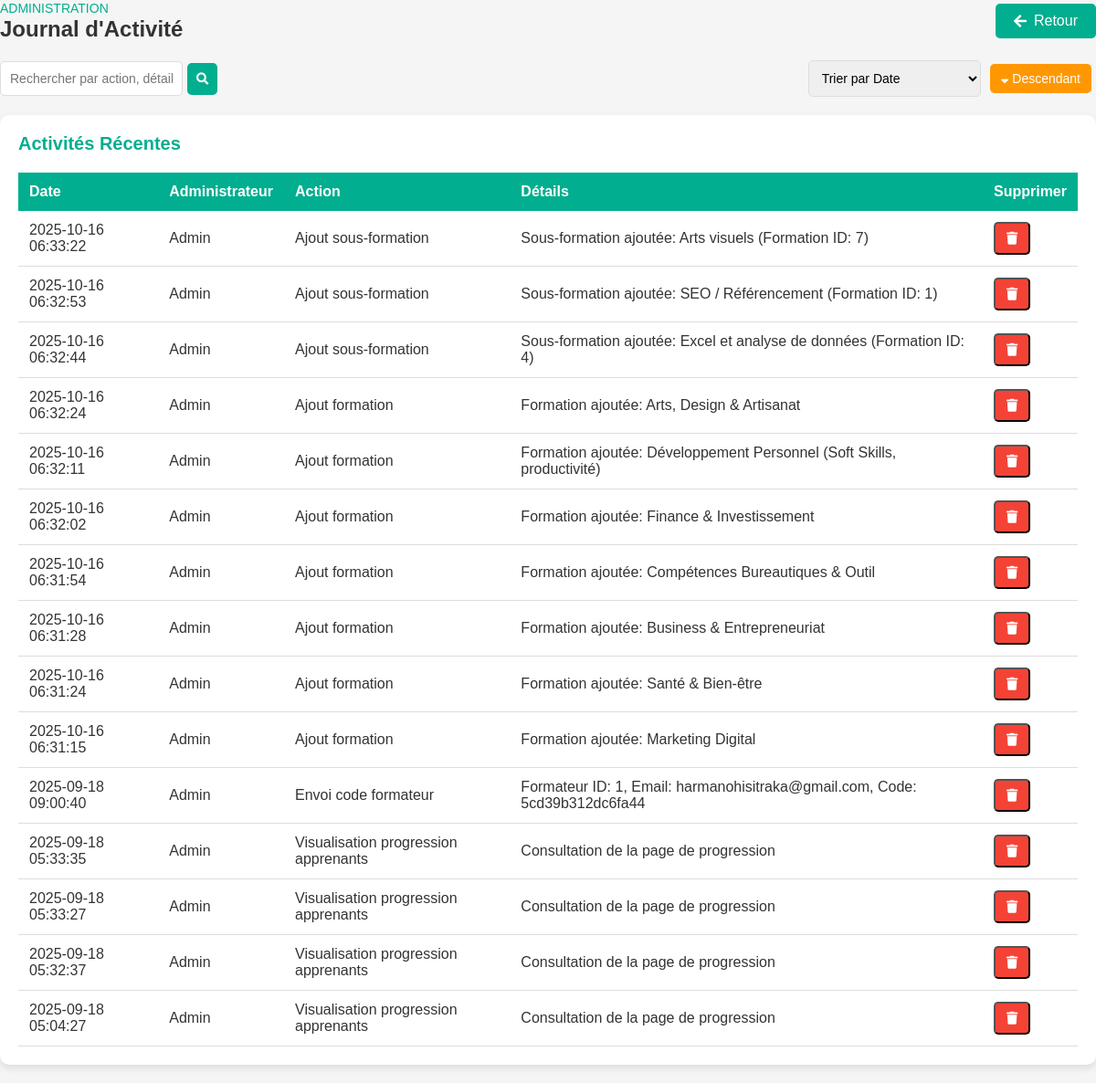
The page /Espace/admin/gestion_utilisateurs/journal_activite.php?order=desc&sort=created_at on the database its author committed.
### tables this page shows
CREATE TABLE `journal_activite` (
  `id` int NOT NULL AUTO_INCREMENT,
  `admin_id` int NOT NULL,
  `action` varchar(255) NOT NULL,
  `details` text,
  `created_at` timestamp NULL DEFAULT CURRENT_TIMESTAMP,
  PRIMARY KEY (`id`),
  KEY `admin_id` (`admin_id`),
  CONSTRAINT `journal_activite_ibfk_1` FOREIGN KEY (`admin_id`) REFERENCES `utilisateurs` (`id`) ON DELETE CASCADE
);

CREATE TABLE `utilisateurs` (
  `id` int NOT NULL AUTO_INCREMENT,
  `nom` varchar(255) NOT NULL,
  `email` varchar(255) NOT NULL,
  `mot_de_passe` varchar(255) NOT NULL,
  `telephone` varchar(20) DEFAULT NULL,
  `photo` varchar(255) DEFAULT NULL,
  `pays` varchar(100) DEFAULT NULL,
  `langue` varchar(100) DEFAULT NULL,
  `autre_langue` varchar(100) DEFAULT NULL,
  `objectifs` text,
  `type_cours` varchar(100) DEFAULT NULL,
  `niveau_formation` varchar(100) DEFAULT NULL,
  `niveau_etude` varchar(100) DEFAULT NULL,
  `acces_internet` varchar(50) DEFAULT NULL,
  `appareil` varchar(100) DEFAULT NULL,
  `accessibilite` text,
  `rgpd` tinyint(1) DEFAULT '0',
  `charte` tinyint(1) DEFAULT '0',
  `role` enum('apprenant','admin','moderator') DEFAULT 'apprenant',
  `actif` tinyint(1) DEFAULT '1',
  `created_at` timestamp NULL DEFAULT CURRENT_TIMESTAMP,
  PRIMARY KEY (`id`),
  UNIQUE KEY `email` (`email`)
);

### Espace/admin/gestion_utilisateurs/journal_activite.php (the view, shortened to what this page needs)
<?php
require_once '../../config/db.php';
$search = isset($_GET['search']) ? $_GET['search'] : '';
$sort = isset($_GET['sort']) ? $_GET['sort'] : 'created_at';
$order = isset($_GET['order']) && $_GET['order'] == 'desc' ? 'DESC' : 'ASC';
$where = $search ? "WHERE j.action LIKE ? OR j.details LIKE ? OR u.nom LIKE ? OR j.created_at LIKE ?" : "";
$sql = "SELECT j.*, u.nom FROM journal_activite j JOIN utilisateurs u ON j.admin_id = u.id $where ORDER BY " . ($sort == 'nom' ? 'u.nom' : 'j.' . $sort) . " $order";
$stmt = $pdo->prepare($sql);
if ($search) {
    $searchTerm = "%$search%";
    $stmt->execute([$searchTerm, $searchTerm, $searchTerm, $searchTerm]);
} else {
    $stmt->execute();
}
$activites = $stmt->fetchAll();
?>
<!DOCTYPE html>
<html lang="fr">
<head>
    <link rel="stylesheet" href="styles.css">
    <link rel="stylesheet" href="https://cdnjs.cloudflare.com/ajax/libs/font-awesome/5.15.4/css/all.min.css">
</head>
<body>
    <div class="main--content">
        <div class="header--wrapper">
            <div class="header--title">
                <span>Administration</span>
                <h2>Journal d'Activité</h2>
            </div>
            <a href="gestion_utilisateur.php" class="btn-back"><i class="fas fa-arrow-left"></i> Retour</a>
        </div>
        <div class="filter--container">
            <form method="GET" class="search--form">
                <input type="text" name="search" placeholder="Rechercher par action, détails, administrateur ou date (ex: 2025-05-27)" value="<?= htmlspecialchars($search) ?>">
                <button type="submit"><i class="fas fa-search"></i></button>
            </form>
            <div class="sort--export">
                <select onchange="window.location.href='?sort='+this.value+'&order=<?= $order ?>'">
                    <option value="created_at" <?= $sort == 'created_at' ? 'selected' : '' ?>>Trier par Date</option>
                </select>
                <a href="?order=<?= $order == 'ASC' ? 'desc' : 'asc' ?>&sort=<?= $sort ?>" class="btn-action btn-toggle">
                    <i class="fas fa-sort-<?= $order == 'ASC' ? 'up' : 'down' ?>"></i> <?= $order == 'ASC' ? 'Ascendant' : 'Descendant' ?>
                </a>
            </div>
        </div>
        <div class="card--container">
            <div class="card--wrapper">
                <h3>Activités Récentes</h3>
                <div class="table--wrapper">
                    <table class="table">
                        <thead>
                            <tr>
                                <th>Date</th>
                                <th>Administrateur</th>
                                <th>Action</th>
                                <th>Détails</th>
                                <th>Supprimer</th>
                            </tr>
                        </thead>
                        <tbody>
                            <?php foreach ($activites as $act): ?>
                                <tr class="table--row">
                                    <td><?= htmlspecialchars($act['created_at']) ?></td>
                                    <td><?= htmlspecialchars($act['nom']) ?></td>
                                    <td><?= htmlspecialchars($act['action']) ?></td>
                                    <td><?= htmlspecialchars($act['details']) ?></td>
                                    <td>
                                        <form method="POST" style="display:inline;">
                                            <button type="submit" class="btn-action btn-delete" onclick="return confirm('Supprimer cette entrée du journal ?')">
                                                <i class="fas fa-trash"></i>
                                            </button>
                                        </form>
                                    </td>
                                </tr>
                            <?php endforeach; ?>
                        </tbody>
                    </table>
                </div>
            </div>
        </div>
    </div>
</body>
</html>

### Espace/admin/gestion_utilisateurs/styles.css (style rules this page uses)
* { margin: 0; padding: 0; box-sizing: border-box; font-family: 'Poppins', sans-serif; }
body { background: #f5f5f5; color: #333; }
.header--wrapper { display: flex; justify-content: space-between; align-items: center; margin-bottom: 20px; }
.header--title span { color: #01ae8f; font-size: 14px; text-transform: uppercase; }
.header--title h2 { font-size: 24px; color: #333; }
.btn-back { display: inline-flex; align-items: center; padding: 10px 20px; background: #01ae8f; color: #fff; text-decoration: none; border-radius: 5px; transition: background 0.3s; }
.btn-back i { margin-right: 8px; }
.card--container { max-width: 1200px; margin: 0 auto; }
.card--wrapper { background: #fff; padding: 20px; border-radius: 10px; box-shadow: 0 4px 8px rgba(0, 0, 0, 0.1); margin-bottom: 20px; }
.card--wrapper h3 { color: #01ae8f; margin-bottom: 20px; font-size: 20px; }
.table--wrapper { overflow-x: auto; }
.table { width: 100%; border-collapse: collapse; background: #fff; }
.table thead { background: #01ae8f; color: #fff; }
.table th { padding: 12px; text-align: left; font-weight: 600; }
.table td { padding: 12px; border-bottom: 1px solid #ddd; }
.btn-action { padding: 8px 12px; text-decoration: none; border-radius: 5px; font-size: 14px; margin-right: 5px; transition: background 0.3s; display: inline-block; color: #fff; }
.btn-delete { background: #f44336; }
.btn-toggle { background: #ff9800; }
.filter--container { display: flex; justify-content: space-between; align-items: center; margin-bottom: 20px; }
.search--form { display: flex; align-items: center; }
.search--form input { padding: 10px; border: 1px solid #ddd; border-radius: 5px; font-size: 14px; width: 200px; }
.search--form button { padding: 10px; background: #01ae8f; color: #fff; border: none; border-radius: 5px; margin-left: 5px; cursor: pointer; }
.sort--export { display: flex; align-items: center; gap: 10px; }
.sort--export select { padding: 10px; border: 1px solid #ddd; border-radius: 5px; font-size: 14px; }

### rows shown on the page
journal_activite: created_at "2025-10-16 06:33:22", admin.nom "Admin", action "Ajout sous-formation", details "Sous-formation ajoutée: Arts visuels (Formation ID: 7)"
journal_activite: created_at "2025-10-16 06:32:53", admin.nom "Admin", action "Ajout sous-formation", details "Sous-formation ajoutée: SEO / Référencement (Formation ID: 1)"
journal_activite: created_at "2025-10-16 06:32:44", admin.nom "Admin", action "Ajout sous-formation", details "Sous-formation ajoutée: Excel et analyse de données (Formation ID: 4)"
journal_activite: created_at "2025-10-16 06:32:24", admin.nom "Admin", action "Ajout formation", details "Formation ajoutée: Arts, Design & Artisanat"
journal_activite: created_at "2025-10-16 06:32:11", admin.nom "Admin", action "Ajout formation", details "Formation ajoutée: Développement Personnel (Soft Skills, productivité)"
journal_activite: created_at "2025-10-16 06:32:02", admin.nom "Admin", action "Ajout formation", details "Formation ajoutée: Finance & Investissement"
journal_activite: created_at "2025-10-16 06:31:54", admin.nom "Admin", action "Ajout formation", details "Formation ajoutée: Compétences Bureautiques & Outil"
journal_activite: created_at "2025-10-16 06:31:28", admin.nom "Admin", action "Ajout formation", details "Formation ajoutée: Business & Entrepreneuriat"
journal_activite: created_at "2025-10-16 06:31:24", admin.nom "Admin", action "Ajout formation", details "Formation ajoutée: Santé & Bien-être"
journal_activite: created_at "2025-10-16 06:31:15", admin.nom "Admin", action "Ajout formation", details "Formation ajoutée: Marketing Digital"
journal_activite: created_at "2025-09-18 09:00:40", admin.nom "Admin", action "Envoi code formateur", details "Formateur ID: 1, Email: harmanohisitraka@gmail.com, Code: 5cd39b312dc6fa44"
journal_activite: created_at "2025-09-18 05:33:35", admin.nom "Admin", action "Visualisation progression apprenants", details "Consultation de la page de progression"
journal_activite: created_at "2025-09-18 05:33:27", admin.nom "Admin", action "Visualisation progression apprenants", details "Consultation de la page de progression"
journal_activite: created_at "2025-09-18 05:32:37", admin.nom "Admin", action "Visualisation progression apprenants", details "Consultation de la page de progression"
journal_activite: created_at "2025-09-18 05:04:27", admin.nom "Admin", action "Visualisation progression apprenants", details "Consultation de la page de progression"
